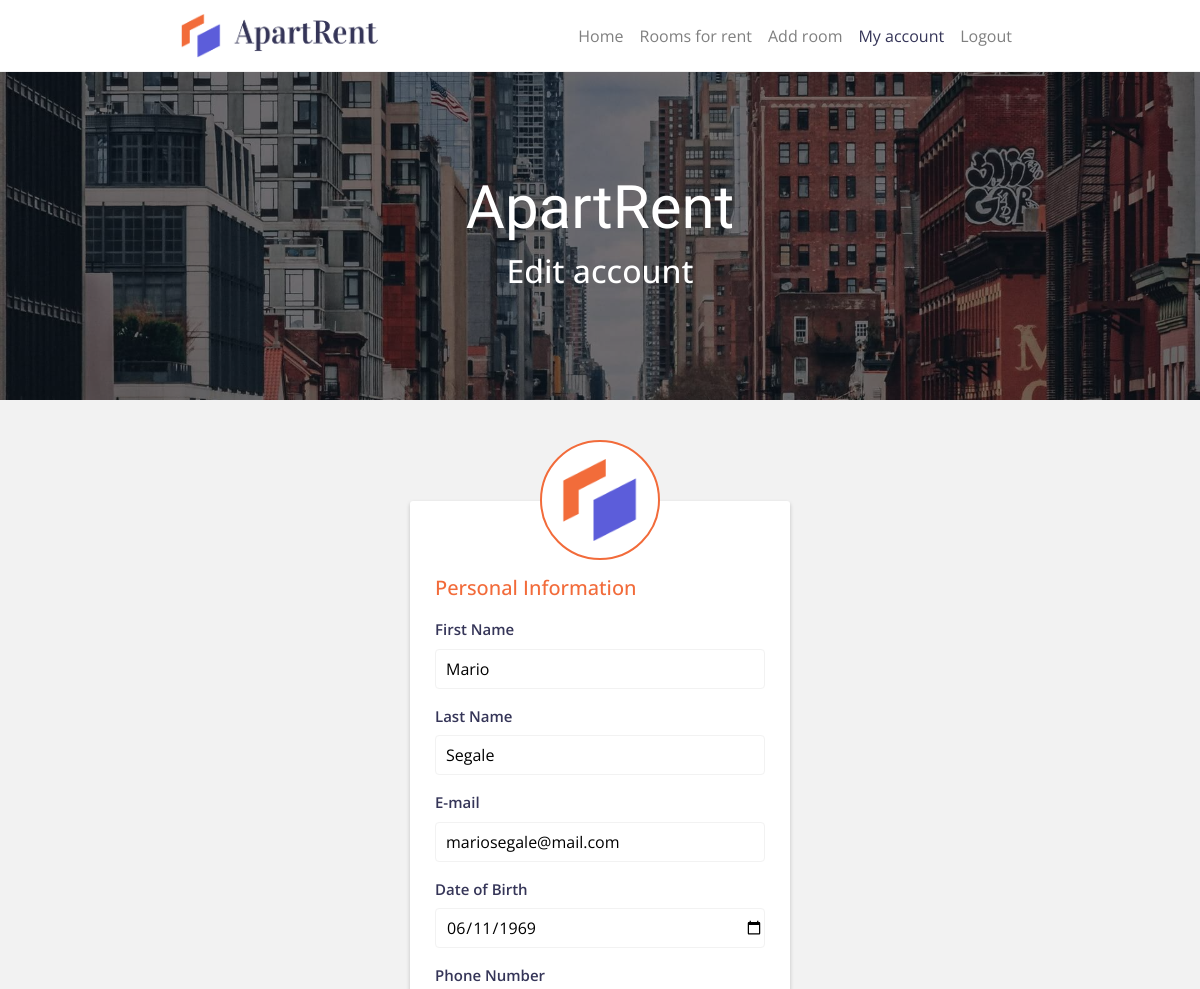
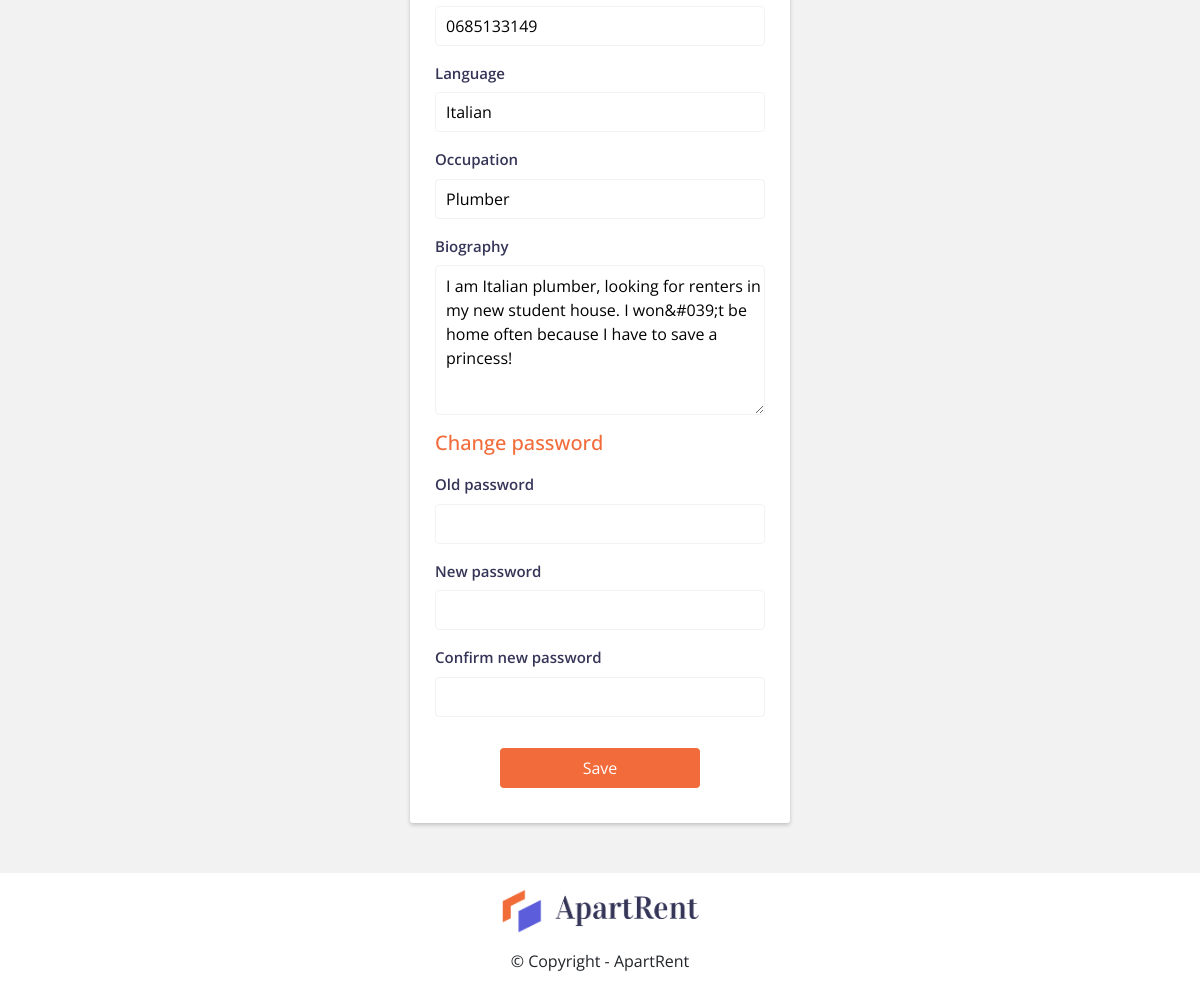
/edit-account/ (signed in), run on the app's committed database (2 pictures, top to bottom).
### tables this page shows
CREATE TABLE `users` (
  `id` int(11) NOT NULL,
  `username` varchar(255) NOT NULL,
  `password` varchar(255) NOT NULL,
  `firstname` varchar(255) NOT NULL,
  `lastname` varchar(255) NOT NULL,
  `email` varchar(255) NOT NULL,
  `phone` varchar(10) NOT NULL,
  `birthdate` date NOT NULL,
  `language` varchar(255) NOT NULL,
  `occupation` varchar(255) NOT NULL,
  `biography` varchar(255) NOT NULL
);

### views/edit-account.php (the view, shortened to what this page needs)
<!doctype html>
<html lang="en">
    <head>
        <?= $head_upper_content ?>
        <link rel="stylesheet" href="/DDWT18_final/css/edit-account.css">
        <link rel="stylesheet" href="/DDWT18_final/css/form.css">
    </head>
    <body>
        <?= $navigation ?>
        <div class="jumbotron jumbotron-fluid myaccount-jumbo">
            <div class="container hero-container">
                <div class="hero-text">
                    <h1 class="display-4"><?= $header_title ?></h1>
                    <h2 class="display-6"><?= $header_subtitle ?></h2>
                </div>
            </div>
        </div>
        <div class="container">
            <div class="row justify-content-center add-row">
                <div class="col-lg-12 top-col">
                    <div class="apr-logo">
                        <img src="/DDWT18_final/resources/logo/apartrent-logo-square.png">
                    </div>
                </div>
                <div class="col-lg-4 edit-col single-col">
                    <form action='/DDWT18_final/edit-account/' method="POST">
                        <h3>Personal Information</h3>
                        <div class="form-row">
                            <label for="firstname">First Name</label>
                            <input type="text" name="firstname" value="<?php if (isset($user_info)){echo htmlspecialchars($user_info['firstname']);} ?>" required>
                        </div>
                        <div class="form-row">
                            <label for="lastname">Last Name</label>
                            <input type="text" name="lastname"  value="<?php if (isset($user_info)){echo htmlspecialchars($user_info['lastname']);} ?>" required>
                        </div>
                        <div class="form-row">
                            <label for="email" >E-mail</label>
                            <input type="email" name="email"  value="<?php if (isset($user_info)){echo htmlspecialchars($user_info['email']);} ?>" required>
                        </div>
                        <div class="form-row">
                            <label for="birthdate">Date of Birth</label>
                            <input type="date" name="birthdate"  class="form-input" value="<?php if (isset($user_info)){echo htmlspecialchars($user_info['birthdate']);} ?>" required>
                        </div>
                        <div class="form-row">
                            <label for="phone">Phone Number</label>
                            <input type="tel" name="phone" placeholder="0612345678" class="form-input" value="<?php if (isset($user_info)){echo htmlspecialchars($user_info['phone']);} ?>" required>
                        </div>
                        <div class="form-row">
                            <label for="language">Language</label>
                            <input type="text" name="language"  class="form-input" value="<?php if (isset($user_info)){echo htmlspecialchars($user_info['language']);} ?>" required>
                        </div>
                        <div class="form-row">
                            <label for="occupation">Occupation</label>
                            <input type="text" name="occupation" value="<?php if (isset($user_info)){echo htmlspecialchars($user_info['occupation']);} ?>" required>
                        </div>
                        <div class="form-row">
                            <label for="biography">Biography</label>
                            <textarea class="form-input"  name="biography" required><?php if (isset($user_info)){echo htmlspecialchars($user_info['biography']);} ?></textarea>
                        </div>
                        <h3>Change password</h3>
                        <div class="form-row">
                            <label for="old-password">Old password</label>
                            <input type="password" name="old-password">
                        </div>
                        <div class="form-row">
                            <label for="password1">New password</label>
                            <input type="password" name="password1">
                        </div>
                        <div class="form-row">
                            <label for="password2">Confirm new password</label>
                            <input type="password" name="password2">
                        </div>
                        <div class="btn-wrapper">
                            <button type="submit" id="form-btn">Save</button>
                        </div>
                    </form>
                </div>
            </div>
        </div>
        <?= $footer ?>
    </body>
</html>

### css/main.css (style rules this page uses)
body { font-family: 'Open Sans', sans-serif; background-color: #f2f2f2; }
.jumbotron { color: white; background-position: center; background-repeat: no-repeat; background-size: cover; position: relative; margin-bottom: 0; }
.jumbotron:before { content:""; display: block; position: absolute; top: 0; left: 0; width: 100%; background-color: rgba(0, 0, 0, .5); }
@media screen and (min-width: 992px) { .jumbotron { padding-top: 71px; padding-bottom: 71px; } }
@media screen and (min-width: 992px) { .jumbotron { height: 500px; } }
@media screen and (min-width: 992px) { .jumbotron:before { height: 500px; } }
@media screen and (min-width: 992px) { .hero-container { padding-top: 70px; } }
@media screen and (min-width: 768px) { .jumbotron { padding-top: 71px; padding-bottom: 71px; } }
@media screen and (min-width: 768px) { .jumbotron:before { height: 400px; } }
@media screen and (min-width: 768px) { .jumbotron { height: 400px; } }
@media screen and (min-width: 768px) { .hero-container { padding-top: 70px; } }
@media screen and (min-width: 768px) { .hero-text h1 { font-size: 60px; } }
.hero-container { position: relative; display: flex; align-items: center; justify-content: center; height: 100%; }
.hero-text { text-align: center; }
.hero-text h1 { font-family: 'Vidaloka', serif; }

### css/edit-account.css (style rules this page uses)
.jumbotron.myaccount-jumbo { background-image: url("/DDWT18_final/resources/headers/my-account-header.jpeg"); }
div.btn-wrapper { margin-top: 31px; }

### css/form.css (style rules this page uses)
.form-row { margin-bottom: 16px; margin-left: 0; margin-right: 0; }
textarea { height: 150px; }
textarea { padding-top: 8px; }
label { font-weight: 600; color: #353558; margin-bottom: 8px; font-size: 15px; width: 100%; }
input, textarea { width: 100%; border-radius: 4px; border: 1px solid #f2f2f2; padding-left: 10px; }
input { height: 40px; }
textarea { min-height: 150px; }
.single-col h3 { color: #f26b3a; font-size: 20px; padding-bottom: 10px; margin-top: 15px; }
.btn-wrapper button { width: 200px; color: white; height: 40px; background-color: #f26b3a; border-radius: 4px; margin: 0 auto 0 auto; border: none; }
.btn-wrapper { display: flex; justify-content: center; margin-bottom: 10px; }
.single-col { background-color: #fff; border-radius: 3px; margin-top: 100px; padding: 60px 25px 25px 25px; margin-bottom: 50px; box-shadow: 0 2px 4px 0 rgba(0,0,0,.2); }
.apr-logo { position: absolute; top: 40px; left: 0; right: 0; margin: 0 auto; background-color: white; width: 120px; height: 120px; border: solid 2px #f26b3a; border-radius: 50%; display: flex; justify-content: center; align-items: center; z-index: 100; }
.apr-logo img { width: 65%; height: auto; }

### data on the page
users: firstname "Mario", lastname "Segale", email "mariosegale@mail.com", birthdate "06/11/1969", phone "0685133149", language "Italian", occupation "Plumber"

### other printed values
$info['name'] "Home"
$info['name'] "Rooms for rent"
$info['name'] "Add room"
$template[$active_id]['name'] "My account"
$info['name'] "Logout"
$header_title "ApartRent"
$header_subtitle "Edit account"
